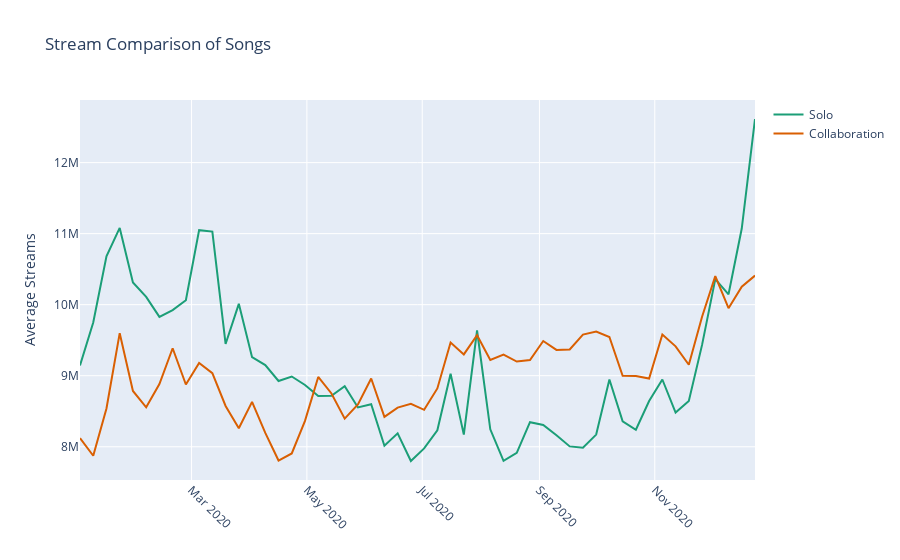

The cell this chart's notebook holds for it:
### Code cell
data = [go.Scatter(x=df_solo.index, y=df_solo['streams'], marker_color='#1b9e77', name='Solo'),
        go.Scatter(x=df_collab.index, y=df_collab['streams'], marker_color='#d95f02', name='Collaboration')]

layout = go.Layout(title="Stream Comparison of Songs", yaxis=dict(title='Average Streams'))

fig = go.Figure(data=data, layout=layout)
fig.update_xaxes(tickangle=45)
py.iplot(fig)
